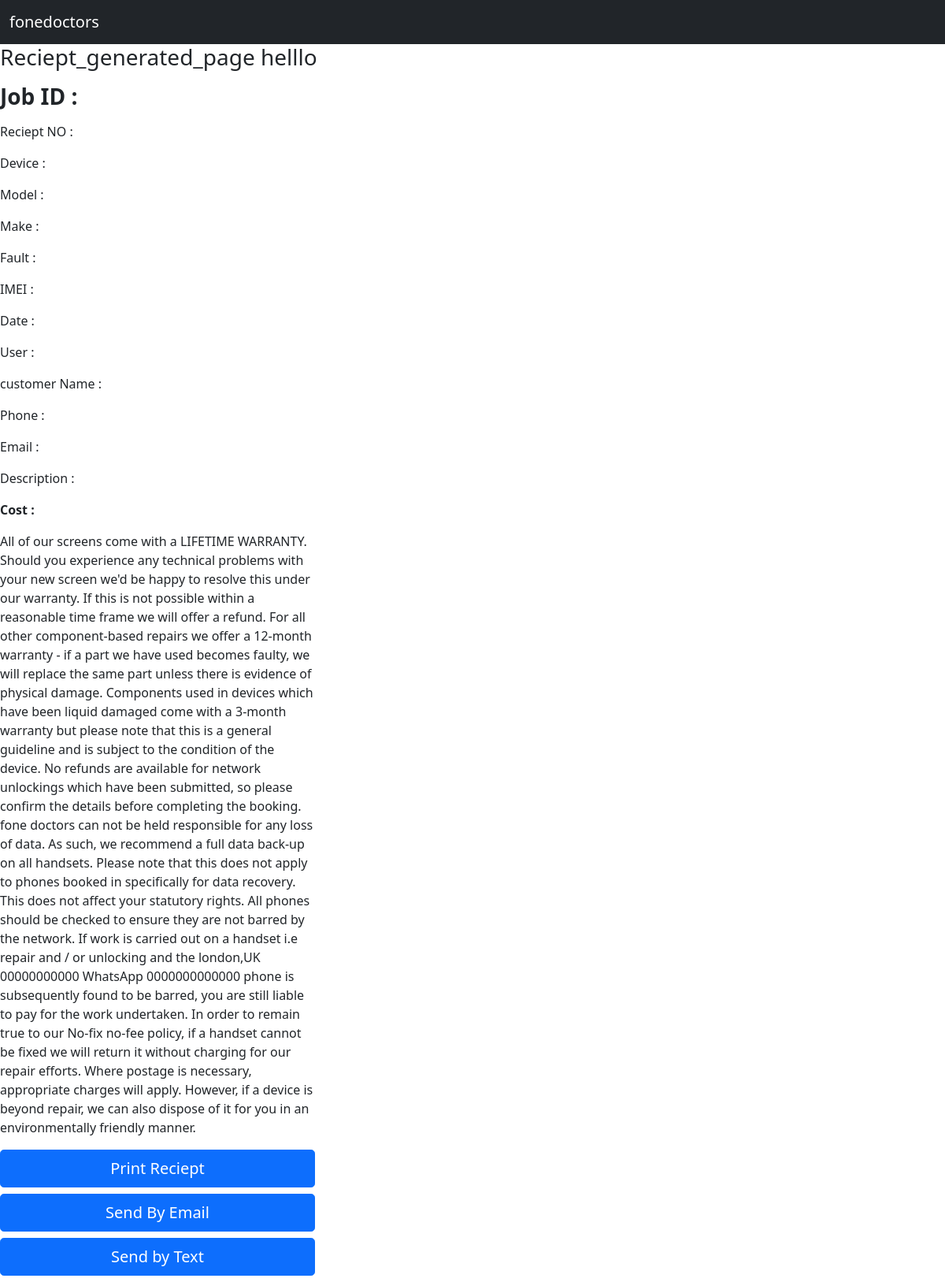
/reciept/1, run on an earlier commit of the app's database.
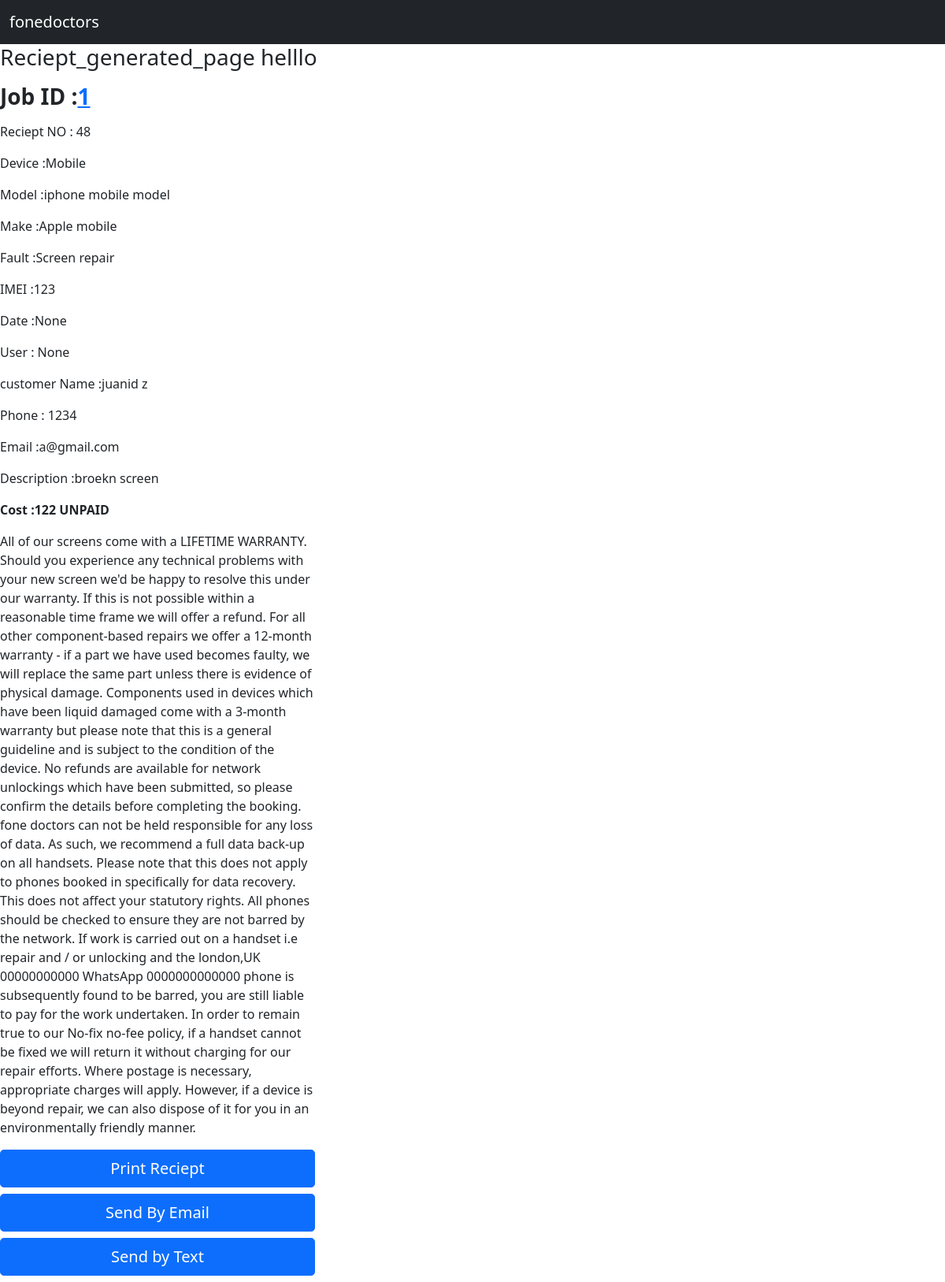
And on a later commit of the database.
### Jobs/models.py (models this page shows, shortened)
class Reciepts(models.Model):
    reciept = models.ForeignKey(Jobs, on_delete = models.CASCADE, null=True, blank=True)

class Jobs(models.Model):
    customer = models.ForeignKey(Customer,on_delete = models.CASCADE, related_name = 'job_customer')
    device =  models.ForeignKey(Devices,on_delete = models.CASCADE, related_name = 'job_device', null = True, blank=True)
    make = models.ForeignKey(Make,on_delete = models.CASCADE, related_name = 'job_make', null=True, blank=True)
    model = models.ForeignKey(Model,on_delete = models.CASCADE, related_name = 'job_model', null=True, blank=True)
    fault =  models.ForeignKey(Fault,on_delete = models.CASCADE, related_name = 'job_faults', null=True, blank=True)
    description = models.TextField(null=True, blank=True)
    imei = models.CharField(max_length=250, null=True, blank=True)
    accessories = models.ForeignKey(Accessories,on_delete = models.CASCADE, related_name = 'job_acessories', null=True, blank=True)
    sale_item = models.ForeignKey(Sale_item,on_delete = models.CASCADE, related_name = 'sale_acessories', null=True, blank=True)
    passcode = models.CharField(max_length=250, null=True, blank=True)
    network = models.ForeignKey(Network,on_delete = models.CASCADE, related_name = 'job_network', null=True, blank=True)
    cost = models.IntegerField(null=True, blank=True)
    job_status = models.ForeignKey(Job_status,on_delete = models.CASCADE, related_name = 'job_job_status', null=True, blank=True)
    collection_time = models.DateTimeField(null=True, blank=True)
    payment_status = models.CharField(choices= PAYMENT_STATUS, max_length=250, null=True, blank=True)
    created_date = models.DateTimeField(null=True, blank=True)
    created_by = models.ForeignKey(User, on_delete = models.CASCADE, null=True, blank=True)
    completed = models.BooleanField(default=False)

class Devices(models.Model):
    customer =models.ForeignKey(Customer,on_delete=models.CASCADE)
    devices = models.CharField(max_length=250)
    def __str__(self):
        return self.devices

class Model(models.Model):
    make = models.ForeignKey(Make,on_delete=models.CASCADE)
    model = models.CharField(max_length=250)
    def __str__(self):
        return self.model

class Make(models.Model):
    device = models.ForeignKey(Devices,on_delete=models.CASCADE, related_name='make_device')
    make = models.CharField(max_length=250)
    def __str__(self):
        return self.make

class Fault(models.Model):
    fault =  models.CharField(max_length=250)
    def __str__(self):
        return self.fault

### customer/models.py (models this page shows, shortened)
class Customer(models.Model):
    id = models.AutoField(primary_key=True)
    first_name = models.CharField(max_length=250)
    last_name = models.CharField(max_length=250)
    phone  = models.IntegerField()
    landline  = models.IntegerField()
    email = models.EmailField(max_length=250)
    address = models.CharField(max_length=250)
    postcode = models.CharField(max_length=250)
    created_date = models.DateTimeField(null=True, blank= True)#
    created_by = models.ForeignKey(User,on_delete=models.CASCADE, null=True, blank=True)
    def full_name(self):
        return f"{self.first_name} {self.last_name}"

### Jobs/views.py (the view)
# urls.py: path('reciept/<str:id>', views.reciept, name='reciept'),
def reciept(request,id):
    reciept = Reciepts.objects.filter(reciept=id).last()
    context = {'reciept':reciept}
    return render(request,'reciept.html',context)

### templates/reciept.html (shortened to what this page needs)
{% extends 'base.html' %}
{% block content %}
<h3>Reciept_generated_page helllo</h3>
<div class="col col-md-4 ">
<p><h3><strong>Job ID :<a href="{% url 'job_detail_page' reciept.reciept.id  %}">{{reciept.reciept.id}}</a></strong></h3></p>
<p>Reciept NO : {{reciept.id}}</p>
<p>Device :{{reciept.reciept.device}}</p>
<p>Model :{{reciept.reciept.model}}</p>
<p>Make :{{reciept.reciept.make}}</p>
<p>Fault :{{reciept.reciept.fault}}</p>
<p>IMEI  :{{reciept.reciept.imei}}</p>
<p>Date :{{reciept.reciept.created_date}}</p>
<p>User : {{reciept.reciept.created_by}}</p>
<p> customer Name :{{reciept.reciept.customer.full_name}}</p>
<p>Phone : {{reciept.reciept.customer.phone}}</p>
<p>Email :{{reciept.reciept.customer.email}}</p>
<p>Description :{{reciept.reciept.description}}</p>
<p><strong>Cost :{{reciept.reciept.cost}} {{reciept.reciept.payment_status}}</strong></p>
<p>All of our screens come with a LIFETIME
    WARRANTY.
    Should you experience any technical problems
    with your new screen we'd be happy to resolve
    this under our warranty. If this is not possible
    within a reasonable time frame we will offer a
    refund.
    For all other component-based repairs we offer a
    12-month warranty - if a part we have used
    becomes faulty, we will replace the same part
    unless there is evidence of physical damage.
    Components used in devices which have been
    liquid damaged come with a 3-month warranty
    but please note that this is a general guideline
    and is subject to the condition of the device.
    No refunds are available for network unlockings
    which have been submitted, so please confirm
    the details before completing the booking.
    fone doctors can not be held responsible for any
    loss of data. As such, we recommend a full data
    back-up on all handsets. Please note that this
    does not apply to phones booked in specifically
    for data recovery. This does not affect your
    statutory rights.
    All phones should be checked to ensure they are
    not barred by the network. If work is carried out
    on a handset i.e repair and / or unlocking and the
    london,UK
    00000000000
    WhatsApp 0000000000000
    phone is subsequently found to be barred, you
    are still liable to pay for the work undertaken.
    In order to remain true to our No-fix no-fee policy,
    if a handset cannot be fixed we will return it
    without charging for our repair efforts. Where
    postage is necessary, appropriate charges will
    apply. However, if a device is beyond repair, we
    can also dispose of it for you in an
    environmentally friendly manner.
</p>
<a class="btn btn-primary btn-lg col-md-12 mb-2">Print Reciept</a>
<a class="btn btn-primary btn-lg col-md-12 mb-2" href='/send_email_page/{{reciept.reciept.customer.id}}/{{reciept.id}}'  >Send By Email</a>
<a class="btn btn-primary btn-lg col-md-12 mb-2">Send by Text</a>
</div>
{% endblock %}

### templates/base.html (shortened to what this page needs)
<!doctype html>
{% load static %}
<html lang="en">
  <head>
    <link href="https://cdn.jsdelivr.net/npm/bootstrap@5.1.3/dist/css/bootstrap.min.css" rel="stylesheet">
  </head>
  <body>
   {% include 'includes/header.html' %}
   {% block content %} {% endblock %}
  </body>
</html>

### templates/includes/header.html (shortened to what this page needs)
<nav class="navbar navbar-expand-lg navbar-dark bg-dark">
    <div class="container-fluid">
      <a class="navbar-brand" href="{% url 'dashboard' %}">fonedoctors</a>
    </div>
  </nav>

What changed in the data, as far as the page shows it:
added Reciepts: reciept.id "1", id "48", reciept.device "Mobile", reciept.model "iphone mobile model", reciept.make "Apple mobile", reciept.fault "Screen repair", reciept.imei "123", reciept.created_date "None", reciept.created_by "None", reciept.customer.full_name "juanid z", reciept.customer.phone "1234", reciept.customer.email "a@gmail.com", reciept.description "broekn screen", reciept.cost "122", reciept.payment_status "UNPAID"
